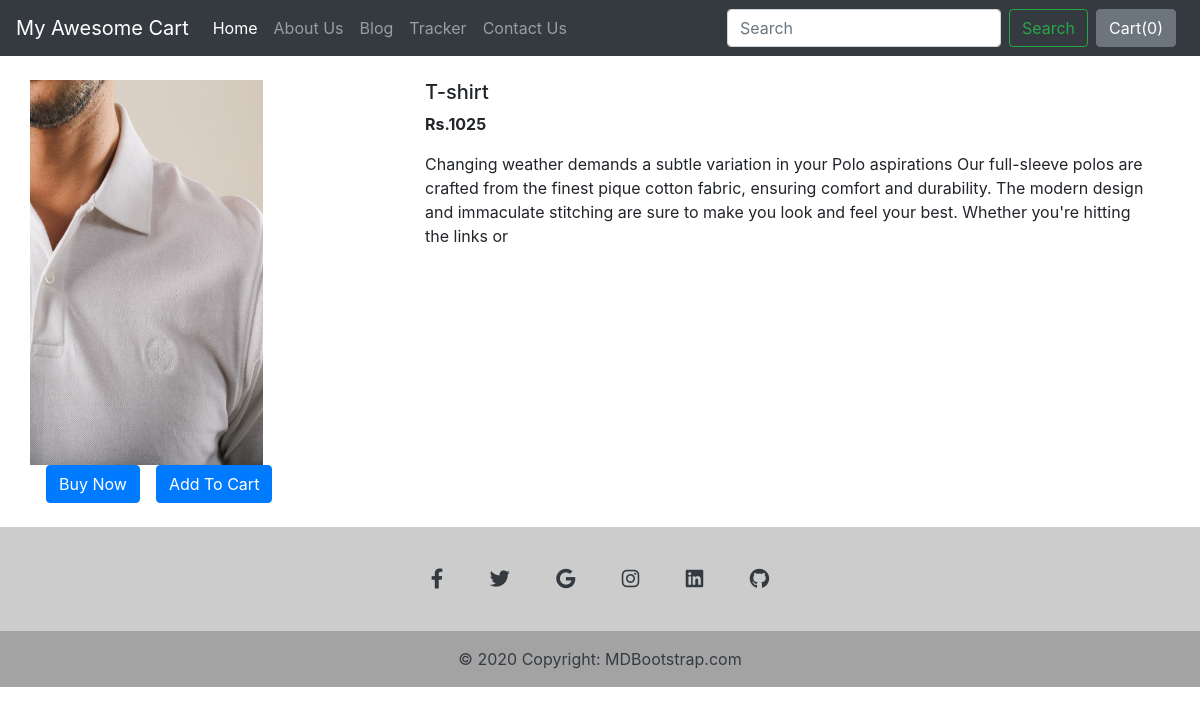
/shop/products/16, run on the app's committed database.
### shop/models.py (models this page shows, shortened)
class Product(models.Model):
    product_id = models.AutoField
    product_name = models.CharField(max_length=50)
    category = models.CharField(max_length=50, default="")
    subcategory = models.CharField(max_length=50, default="")
    price = models.IntegerField(default=0)
    desc = models.CharField(max_length=300)
    pub_date = models.DateField()
    image = models.ImageField(upload_to='shop/images', default="")

### shop/views.py (the view)
# urls.py: path("products/<int:myid>", views.productView, name="ProductView"),
def productView(request, myid):
    product = Product.objects.filter(id=myid)
    return render(request, 'shop/prodView.html', {'product':product[0]})

### shop/templates/shop/prodView.html (shortened to what this page needs)
{% extends 'shop/basic.html' %}
{% block body %}
<div class="container my-4">
    <div class="row">
    <div class="col-md-4">
    <div class="row">
        <img src="/media/{{product.image}}" width="233px" height="385px">
    </div>
        <div class="row">
            <button class="btn btn-primary mx-3">Buy Now</button>
            <button class="btn btn-primary">Add To Cart</button>
        </div>
    </div>
    <div class="col-md-8">
        <h5>{{product.product_name}}</h5>
        <p><b>Rs.{{product.price}} </b></p>
        <p>{{product.desc}}</p>
    </div>
    </div>
</div>
{% endblock %}

### shop/templates/shop/basic.html (shortened to what this page needs)
<!doctype html>
<html lang="en">
  <head>
    <link rel="stylesheet" href="https://stackpath.bootstrapcdn.com/bootstrap/4.2.1/css/bootstrap.min.css">
    <link rel="stylesheet" href="https://stackpath.bootstrapcdn.com/bootstrap/4.3.1/css/bootstrap.min.css">
    <link rel="stylesheet" href="https://stackpath.bootstrapcdn.com/bootstrap/4.3.1/js/bootstrap.bundle.min.js">
    <link rel="stylesheet" href="https://cdnjs.cloudflare.com/ajax/libs/jquery/3.2.1/jquery.min.js">
    <link rel="stylesheet" href="https://cdnjs.cloudflare.com/ajax/libs/font-awesome/6.2.1/css/all.min.css">
    <link rel="stylesheet" href="https://cdnjs.cloudflare.com/ajax/libs/font-awesome/6.2.1/css/brands.min.css">
  </head>
  <body>
    <nav class="navbar navbar-expand-lg navbar-dark bg-dark">
  <a class="navbar-brand" href="/shop">My Awesome Cart</a>
  <div class="collapse navbar-collapse" id="navbarSupportedContent">
    <ul class="navbar-nav mr-auto">
      <li class="nav-item active">
        <a class="nav-link" href="/shop">Home <span class="sr-only">(current)</span></a>
      </li>
      <li class="nav-item">
        <a class="nav-link" href="/shop/about">About Us</a>
      </li>
             <li class="nav-item">
                    <a class="nav-link" href="/blog">Blog</a>
                </li>
      <li class="nav-item">
        <a class="nav-link" href="/shop/tracker">Tracker</a>
      </li>
      <li class="nav-item">
        <a class="nav-link" href="/shop/contact">Contact Us</a>
      </li>
    </ul>
    <form class="form-inline my-2 my-lg-0">
      <input class="form-control mr-sm-2" type="search" placeholder="Search" aria-label="Search">
      <button class="btn btn-outline-success my-2 my-sm-0" type="submit">Search</button>
    </form>
    <button type="button" class="btn btn-secondary mx-2" id="popcart" data-container="body" data-toggle="popover" data-placement="bottom" data-html="true" data-content="Vivamus
sagittis lacus vel augue laoreet rutrum faucibus.">
  Cart(<span id="cart">0</span>)
</button>
  </div>
</nav>
  {% block body %} {% endblock %}
  {% block footer %}
    <footer class="text-center text-white" style="background-color: rgba(0, 0, 0, 0.2);">
  <div class="container pt-4">
    <section class="mb-4">
      <a
        class="btn btn-link btn-floating btn-lg text-dark m-1"
        href="#!"
        role="button"
        data-mdb-ripple-color="dark"
        ><i class="fab fa-facebook-f"></i
      ></a>
      <a
        class="btn btn-link btn-floating btn-lg text-dark m-1"
        href="#!"
        role="button"
        data-mdb-ripple-color="dark"
        ><i class="fab fa-twitter"></i
      ></a>
      <a
        class="btn btn-link btn-floating btn-lg text-dark m-1"
        href="#!"
        role="button"
        data-mdb-ripple-color="dark"
        ><i class="fab fa-google"></i
      ></a>
      <a
        class="btn btn-link btn-floating btn-lg text-dark m-1"
        href="#!"
        role="button"
        data-mdb-ripple-color="dark"
        ><i class="fab fa-instagram"></i
      ></a>
      <a
        class="btn btn-link btn-floating btn-lg text-dark m-1"
        href="#!"
        role="button"
        data-mdb-ripple-color="dark"
        ><i class="fab fa-linkedin"></i
      ></a>
      <a
        class="btn btn-link btn-floating btn-lg text-dark m-1"
        href="#!"
        role="button"
        data-mdb-ripple-color="dark"
        ><i class="fab fa-github"></i
      ></a>
    </section>
  </div>
  <div class="text-center text-dark p-3" style="background-color: rgba(0, 0, 0, 0.2);">
    © 2020 Copyright:
    <a class="text-dark" href="https://mdbootstrap.com/">MDBootstrap.com</a>
  </div>
</footer>
    {% endblock %}
  </body>
</html>

### data on the page
Product: image (picture), product_name "T-shirt", price "1025", desc "Changing weather demands a subtle variation in your Polo aspirations Our full-sleeve polos are crafted from the finest pique cotton fabric, ensuring comfort and durability. The modern design and immaculate stitching are sure to make you look and feel your best. Whether you're hitting the links or"
